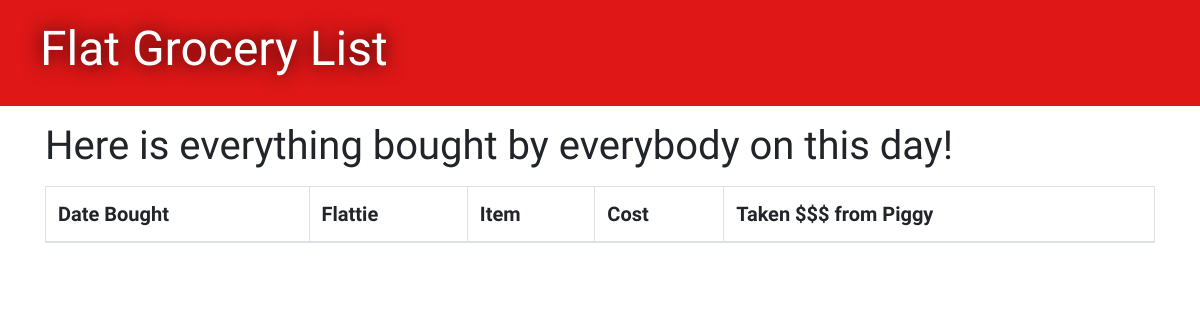
The app's page /groceries/2018-11-30/bought_list/, older data.
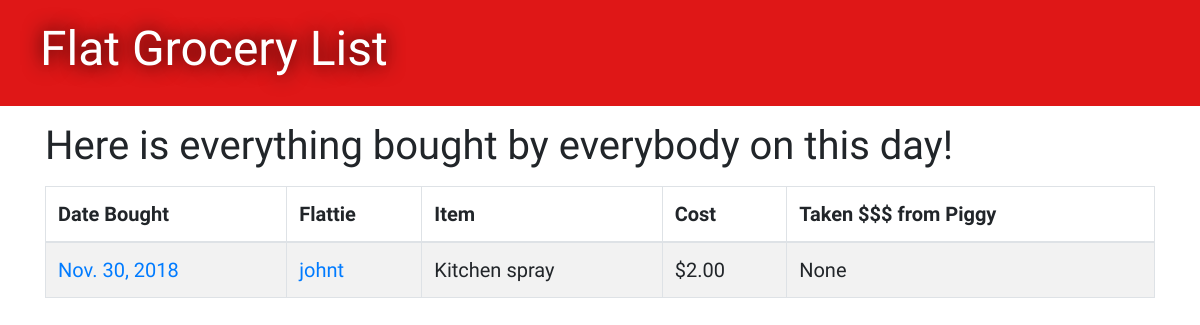
The same page, newer data.
### groceries/models.py (models this page shows, shortened)
class Grocery(models.Model):
    person = models.ForeignKey('auth.User', on_delete=models.CASCADE)
    item = models.CharField(max_length=100)
    cost = models.DecimalField(max_digits=8, decimal_places=2)
    bought_date = models.DateField(default=timezone.now)
    paid_date = models.DateField(blank=True, null=True)

### groceries/views.py (the view)
# urls.py: path('groceries/<bought_date>/bought_list/', views.bought_date_list, name='bought_date_list'),
def bought_date_list(request, bought_date):
    groceries = Grocery.objects.filter(bought_date=bought_date).order_by('-bought_date')
    stuff_for_front_end ={'groceries': groceries}
    return render(request, 'groceries/bought_date_list.html', stuff_for_front_end)

### groceries/templates/groceries/bought_date_list.html (shortened to what this page needs)
{% extends 'groceries/base.html' %}
{% block content %}
    <h1>Here is everything bought by everybody on this day!</h1>
    <table id="tablePreview" class="table table-striped table-hover table-bordered">
        <thead>
        <tr>
            <th>Date Bought</th>
            <th>Flattie</th>
            <th>Item</th>
            <th>Cost</th>
            <th>Taken $$$ from Piggy</th>
        </tr>
        </thead>
        <tbody>
            {% for grocery in groceries %}
                <tr>
                    <td><a href="{% url 'bought_date_list' bought_date=grocery.bought_date %}">{{ grocery.bought_date }}</a></td>
                    <td><a href="{% url 'purchaser_list' person_id=grocery.person_id %}">{{ grocery.person }}</a></td>
                    <td>{{ grocery.item }}</td>
                    <td>${{ grocery.cost }}</td>
                    <td>{{ grocery.paid_date }}</td>
                </tr>
            {% endfor %}
        </tbody>
    </table>
{% endblock %}

Row changes from the older to the newer data that the page shows:
added Grocery: bought_date "Nov. 30, 2018", person "johnt", item "Kitchen spray", cost "2.00", paid_date "None"
